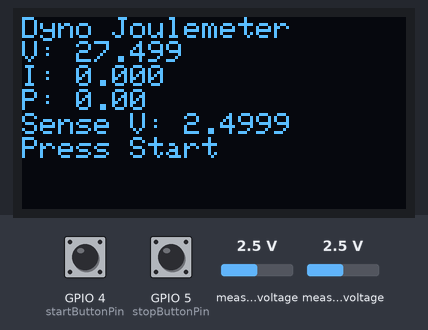
A sketch run on a simulated ESP32. Parts: 128×64 one-colour display. Inputs (shaded band) come from the test bench; at power-on: GPIO 4 (startButtonPin) HIGH, GPIO 5 (stopButtonPin) HIGH, measured voltage 2.5 V. WiFi joins after 1.5 s; servers stay silent unless stated; random numbers use the default seed unless the sketch sets one; what the sketch prints to the serial monitor is not drawn.

Above: at 6.2 s.
6.3 s: GPIO 4 (startButtonPin) pulled LOW for 0.15 s
At 6.68 s:
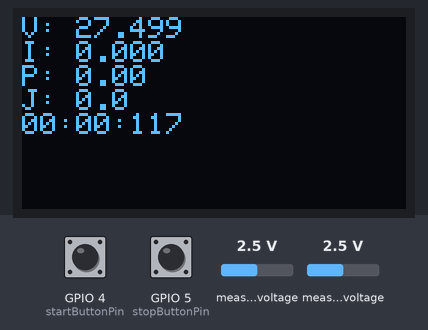
7.0 s: GPIO 5 (stopButtonPin) pulled LOW for 0.15 s
At 8.4 s:
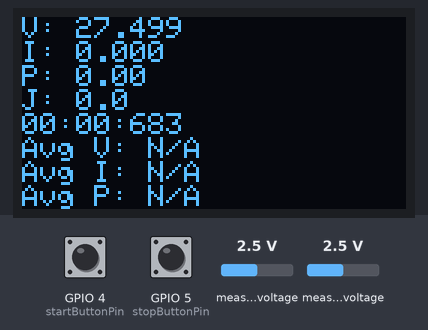
8.7 s: measured voltage (sensor 201) set to 0.1 V
At 9.6 s:
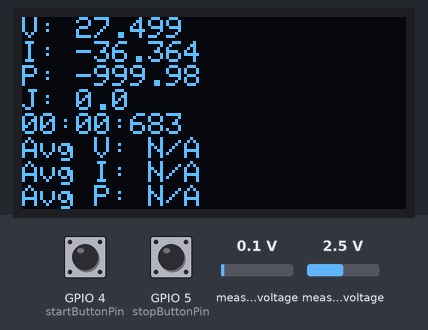
10.2 s: measured voltage (sensor 202) set to 0.1 V
At 11.0 s:
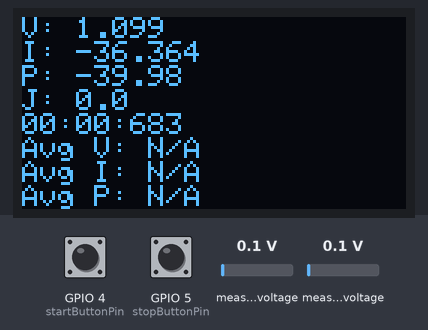
11.7 s: GPIO 4 (startButtonPin) pulled LOW for 1 s
At 12.91 s:
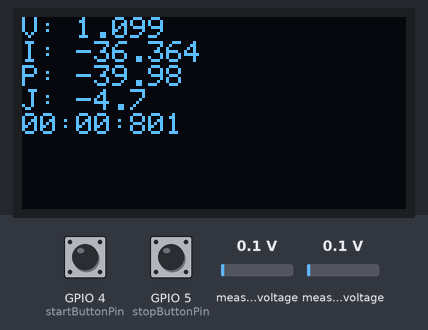
13.3 s: GPIO 5 (stopButtonPin) pulled LOW for 1 s
At 14.8 s:
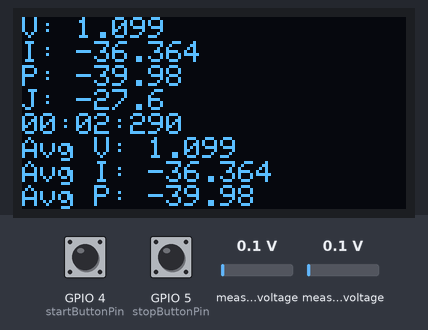
Timing chart, 0 to 16.3 s (numbered marks = the images above; inputs shaded):
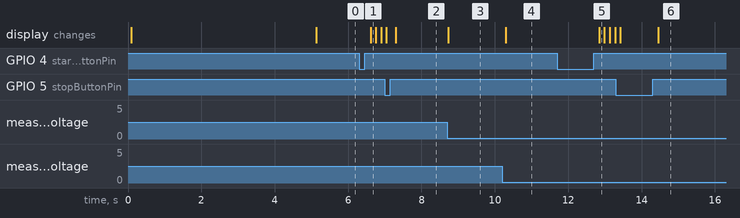

The sketch:

dyno_joulemeter_firmware.ino
```cpp
#include <Wire.h>
#include <Adafruit_GFX.h>
#include <Adafruit_SSD1306.h>
#include <Adafruit_ADS1X15.h>

#include "dyno_telemetry_espnow.h"

// Dyno joulemeter firmware:
// - ADS1115 AIN2: voltage sense input
// - ADS1115 AIN1: ACS712 current sensor output
// - OLED: live V/I/P/time and paused run summary

Adafruit_ADS1115 ads;

#define SCREEN_WIDTH 128
#define SCREEN_HEIGHT 64

Adafruit_SSD1306 display(SCREEN_WIDTH, SCREEN_HEIGHT, &Wire, -1);
DynoTelemetryEspNowSender telemetrySender;

const int startButtonPin = 4;  // Red button: start/resume
const int stopButtonPin = 5;   // Yellow button: stop/pause/reset

const int I2C_SDA_PIN = 8;
const int I2C_SCL_PIN = 9;
const int ADS1115_ADDR = 0x48;
const int OLED_ADDR = 0x3C;

const int VOLTAGE_ADC_CHANNEL = 2;
const int CURRENT_ADC_CHANNEL = 1;

const float CURRENT_SENSOR_V_PER_A = 0.066f;
// 10 kOhm from dyno+ to AIN2 and 1 kOhm from AIN2 to ground:
// Vin / Vadc = (10k + 1k) / 1k = 11.
const float VOLTAGE_SCALE = 11.0f;
const float CURRENT_DEADBAND_A = 0.06f;
const float VOLTAGE_DEADBAND_V = 0.02f;
const uint32_t CURRENT_ZERO_SETTLE_MS = 2000;
const uint32_t CURRENT_ZERO_CALIBRATION_MS = 3000;

float currentSensorZeroV = 2.582f;

enum TimerState {
  IDLE,
  RUNNING,
  PAUSED
};

TimerState timerState = IDLE;

unsigned long startTime = 0;
unsigned long elapsedTime = 0;
unsigned long lastSampleTime = 0;
unsigned long lastAverageTime = 0;

double voltageTotal = 0.0;
double currentTotal = 0.0;
double energyJ = 0.0;
int averageCount = 0;

struct JoulemeterReading {
  float voltage;
  float current;
  float power;
  float currentSensorVoltage;
};

void setup() {
  Serial.begin(115200);
  Serial.println("millis,elapsed_ms,voltage_v,current_a,power_w,energy_j,state");

  Wire.begin(I2C_SDA_PIN, I2C_SCL_PIN);

  if (!display.begin(SSD1306_SWITCHCAPVCC, OLED_ADDR)) {
    Serial.println("SSD1306 allocation failed");
    for (;;) {
    }
  }

  display.clearDisplay();
  display.setTextColor(SSD1306_WHITE);
  display.setTextSize(1);
  display.setCursor(0, 10);
  display.println("Dyno Joulemeter");
  display.println("Press Start");
  display.display();

  pinMode(startButtonPin, INPUT_PULLUP);
  pinMode(stopButtonPin, INPUT_PULLUP);

  if (!ads.begin(ADS1115_ADDR)) {
    Serial.println("ADS1115 not found");
    while (1) {
    }
  }

  ads.setGain(GAIN_TWOTHIRDS);

  telemetrySender.begin();
  calibrateCurrentZero();
}

void calibrateCurrentZero() {
  display.clearDisplay();
  display.setTextSize(1);
  display.setCursor(0, 8);
  display.println("Zeroing current");
  display.println("Keep dyno stopped");
  display.println("No current/load");
  display.display();

  Serial.println("Waiting for ACS712 to settle with zero current...");
  delay(CURRENT_ZERO_SETTLE_MS);
  Serial.println("Calibrating ACS712 zero for 3 seconds...");

  uint32_t startedMs = millis();
  double voltageSum = 0.0;
  uint32_t sampleCount = 0;
  while (millis() - startedMs < CURRENT_ZERO_CALIBRATION_MS) {
    int16_t raw = ads.readADC_SingleEnded(CURRENT_ADC_CHANNEL);
    voltageSum += ads.computeVolts(raw);
    sampleCount++;
    delay(2);
  }

  if (sampleCount > 0) {
    currentSensorZeroV = voltageSum / sampleCount;
  }
  Serial.printf("ACS712 zero calibrated: %.6f V from %lu samples\n",
                currentSensorZeroV,
                static_cast<unsigned long>(sampleCount));
}

void loop() {
  JoulemeterReading reading = readJoulemeter();

  switch (timerState) {
    case IDLE:
      showIdle(reading);
      logReading(reading, "idle");

      if (buttonPressed(startButtonPin)) {
        startRun();
      }
      break;

    case RUNNING:
      elapsedTime = millis() - startTime;
      integrateEnergy(reading);
      updateAverages(reading);
      displayRun(elapsedTime, reading, true);
      logReading(reading, "running");

      if (buttonPressed(stopButtonPin)) {
        elapsedTime = millis() - startTime;
        timerState = PAUSED;
      }
      break;

    case PAUSED:
      showPaused(elapsedTime, reading);
      logReading(reading, "paused");

      if (buttonPressed(startButtonPin)) {
        startTime = millis() - elapsedTime;
        lastSampleTime = millis();
        timerState = RUNNING;
      } else if (buttonPressed(stopButtonPin)) {
        timerState = IDLE;
      }
      break;
  }

  sendTelemetry(reading);

  delay(100);
}

void sendTelemetry(JoulemeterReading reading) {
  DynoRunState state = DYNO_STATE_IDLE;
  if (timerState == RUNNING) state = DYNO_STATE_RUNNING;
  if (timerState == PAUSED) state = DYNO_STATE_PAUSED;

  telemetrySender.send(
    millis(),
    static_cast<int32_t>(reading.voltage * 1000.0f),
    static_cast<int32_t>(reading.current * 1000.0f),
    static_cast<int32_t>(reading.power * 1000.0f),
    static_cast<uint64_t>(max(0.0, energyJ) * 1000.0),
    state
  );
}

JoulemeterReading readJoulemeter() {
  int16_t rawBattery = ads.readADC_SingleEnded(VOLTAGE_ADC_CHANNEL);
  float voltage = ads.computeVolts(rawBattery) * VOLTAGE_SCALE;
  if (fabsf(voltage) < VOLTAGE_DEADBAND_V) voltage = 0.0f;

  int16_t rawCurrentSensor = ads.readADC_SingleEnded(CURRENT_ADC_CHANNEL);
  float currentSensorVoltage = ads.computeVolts(rawCurrentSensor);
  float current = (currentSensorVoltage - currentSensorZeroV) /
                  CURRENT_SENSOR_V_PER_A;
  if (fabsf(current) < CURRENT_DEADBAND_A) current = 0.0f;

  JoulemeterReading reading;
  reading.voltage = voltage;
  reading.current = current;
  reading.power = voltage * current;
  reading.currentSensorVoltage = currentSensorVoltage;
  return reading;
}

void startRun() {
  startTime = millis();
  elapsedTime = 0;
  lastSampleTime = millis();
  lastAverageTime = 0;
  voltageTotal = 0.0;
  currentTotal = 0.0;
  energyJ = 0.0;
  averageCount = 0;
  timerState = RUNNING;
}

void integrateEnergy(JoulemeterReading reading) {
  unsigned long now = millis();
  if (lastSampleTime == 0) {
    lastSampleTime = now;
    return;
  }

  float dtSeconds = (now - lastSampleTime) / 1000.0f;
  energyJ += reading.power * dtSeconds;
  lastSampleTime = now;
}

void updateAverages(JoulemeterReading reading) {
  if (elapsedTime - lastAverageTime >= 1000) {
    lastAverageTime = elapsedTime;
    voltageTotal += reading.voltage;
    currentTotal += reading.current;
    averageCount++;
  }
}

bool buttonPressed(int pin) {
  if (digitalRead(pin) != LOW) {
    return false;
  }

  delay(50);
  while (digitalRead(pin) == LOW) {
    delay(10);
  }
  return true;
}

void showIdle(JoulemeterReading reading) {
  display.clearDisplay();
  display.setTextSize(1);
  display.setCursor(0, 0);
  display.println("Dyno Joulemeter");
  display.print("V: ");
  display.println(reading.voltage, 3);
  display.print("I: ");
  display.println(reading.current, 3);
  display.print("P: ");
  display.println(reading.power, 2);
  display.print("Sense V: ");
  display.println(reading.currentSensorVoltage, 4);
  display.println("Press Start");
  display.display();
}

void displayRun(unsigned long timeInMillis, JoulemeterReading reading, bool clear) {
  unsigned int minutes = timeInMillis / 60000;
  unsigned int seconds = (timeInMillis % 60000) / 1000;
  unsigned int milliseconds = timeInMillis % 1000;

  char timeStr[12];
  sprintf(timeStr, "%02u:%02u:%03u", minutes, seconds, milliseconds);

  if (clear) {
    display.clearDisplay();
  }

  display.setTextSize(1);
  display.setCursor(0, 0);
  display.print("V: ");
  display.println(reading.voltage, 3);
  display.print("I: ");
  display.println(reading.current, 3);
  display.print("P: ");
  display.println(reading.power, 2);
  display.print("J: ");
  display.println(energyJ, 1);
  display.println(timeStr);

  if (clear) {
    display.display();
  }
}

void showPaused(unsigned long timeInMillis, JoulemeterReading reading) {
  display.clearDisplay();
  displayRun(timeInMillis, reading, false);

  display.print("Avg V: ");
  if (averageCount > 0) {
    display.println((float)voltageTotal / averageCount, 3);
  } else {
    display.println("N/A");
  }

  display.print("Avg I: ");
  if (averageCount > 0) {
    display.println((float)currentTotal / averageCount, 3);
  } else {
    display.println("N/A");
  }

  display.print("Avg P: ");
  if (averageCount > 0) {
    display.println((float)((currentTotal * voltageTotal) / (averageCount * averageCount)), 2);
  } else {
    display.println("N/A");
  }

  display.display();
}

void logReading(JoulemeterReading reading, const char *state) {
  Serial.print(millis());
  Serial.print(",");
  Serial.print(elapsedTime);
  Serial.print(",");
  Serial.print(reading.voltage, 4);
  Serial.print(",");
  Serial.print(reading.current, 4);
  Serial.print(",");
  Serial.print(reading.power, 4);
  Serial.print(",");
  Serial.print(energyJ, 4);
  Serial.print(",");
  Serial.println(state);
}
```

dyno_telemetry_espnow.h
```cpp
#pragma once

#include <Arduino.h>
#include <WiFi.h>
#include <esp_now.h>
#include <esp_wifi.h>
#include <esp_system.h>

#include "dyno_telemetry_packet.h"

static const uint8_t DYNO_TELEMETRY_BROADCAST_MAC[6] = {
  0xFF, 0xFF, 0xFF, 0xFF, 0xFF, 0xFF
};
static const uint8_t DYNO_TELEMETRY_ESPNOW_CHANNEL = 1;
static const uint32_t DYNO_TELEMETRY_SEND_INTERVAL_MS = 500;

class DynoTelemetryEspNowSender
{
public:
  bool begin()
  {
    WiFi.mode(WIFI_STA);
    WiFi.disconnect();
    esp_wifi_set_channel(DYNO_TELEMETRY_ESPNOW_CHANNEL, WIFI_SECOND_CHAN_NONE);
    Serial.print("Dyno ESP-NOW sender MAC: ");
    Serial.println(WiFi.macAddress());

    if (esp_now_init() != ESP_OK) {
      Serial.println("Dyno ESP-NOW init failed; local joulemeter will continue");
      return false;
    }

    esp_now_peer_info_t peer = {};
    memcpy(peer.peer_addr, DYNO_TELEMETRY_BROADCAST_MAC, sizeof(peer.peer_addr));
    peer.channel = DYNO_TELEMETRY_ESPNOW_CHANNEL;
    peer.encrypt = false;
    esp_err_t result = esp_now_add_peer(&peer);
    if (result != ESP_OK && result != ESP_ERR_ESPNOW_EXIST) {
      Serial.printf("Dyno ESP-NOW peer setup failed: %d\n", result);
      return false;
    }

    _bootId = esp_random();
    _ready = true;
    Serial.printf("Dyno ESP-NOW ready (broadcast, channel %u, every %lu ms)\n",
                  DYNO_TELEMETRY_ESPNOW_CHANNEL,
                  static_cast<unsigned long>(DYNO_TELEMETRY_SEND_INTERVAL_MS));
    return true;
  }

  bool send(uint32_t timestampMs,
            int32_t voltageMv,
            int32_t currentMa,
            int32_t powerMw,
            uint64_t energyMj,
            DynoRunState state)
  {
    if (!_ready) return false;
    if (_hasSent && timestampMs - _lastSendMs < DYNO_TELEMETRY_SEND_INTERVAL_MS) {
      return true;
    }

    DynoTelemetryPacket packet = {};
    packet.magic = DYNO_TELEMETRY_MAGIC;
    packet.version = DYNO_TELEMETRY_VERSION;
    packet.state = state;
    packet.packet_size = sizeof(packet);
    packet.boot_id = _bootId;
    packet.sequence = _sequence++;
    packet.timestamp_ms = timestampMs;
    packet.voltage_mV = voltageMv;
    packet.current_mA = currentMa;
    packet.power_mW = powerMw;
    packet.energy_mJ = energyMj;

    esp_err_t result = esp_now_send(
      DYNO_TELEMETRY_BROADCAST_MAC,
      reinterpret_cast<const uint8_t *>(&packet),
      sizeof(packet)
    );
    if (result != ESP_OK) {
      Serial.printf("Dyno ESP-NOW queue failed: %d\n", result);
      return false;
    }

    _lastSendMs = timestampMs;
    _hasSent = true;
    Serial.printf("Dyno ESP-NOW queued seq=%lu P=%.3f W\n",
                  static_cast<unsigned long>(packet.sequence),
                  packet.power_mW / 1000.0f);
    return true;
  }

private:
  bool _ready = false;
  bool _hasSent = false;
  uint32_t _bootId = 0;
  uint32_t _sequence = 0;
  uint32_t _lastSendMs = 0;
};
```

dyno_telemetry_packet.h
```cpp
#pragma once

#include <Arduino.h>

static const uint32_t DYNO_TELEMETRY_MAGIC = 0x44594E4FUL;  // "DYNO"
static const uint8_t DYNO_TELEMETRY_VERSION = 1;

enum DynoRunState : uint8_t {
  DYNO_STATE_IDLE = 0,
  DYNO_STATE_RUNNING = 1,
  DYNO_STATE_PAUSED = 2,
};

struct DynoTelemetryPacket
{
  uint32_t magic;
  uint8_t version;
  uint8_t state;
  uint16_t packet_size;
  uint32_t boot_id;
  uint32_t sequence;
  uint32_t timestamp_ms;
  int32_t voltage_mV;
  int32_t current_mA;
  int32_t power_mW;
  uint64_t energy_mJ;
} __attribute__((packed));

static_assert(sizeof(DynoTelemetryPacket) == 40, "Dyno telemetry packet layout changed");
static_assert(sizeof(DynoTelemetryPacket) <= 250, "ESP-NOW packet is too large");
```

Measured:
- after the input at 6.3 s, the display: changes after 0.32 s (image 1)
- after the input at 8.7 s, the display: changes at once (image 3)
- after the input at 10.2 s, the display: changes after 0.10 s (image 4)
- after the input at 11.7 s, the display: changes after 1.1 s (image 5)
